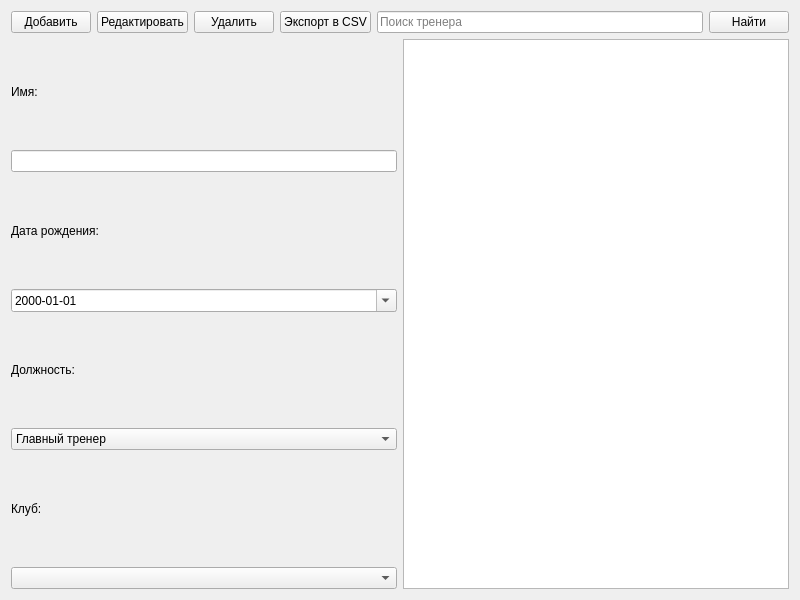
<?xml version="1.0" encoding="UTF-8"?>
<ui version="4.0">
 <class>AdminCoachPage</class>
 <widget class="QWidget" name="AdminCoachPage">
  <property name="geometry">
   <rect>
    <x>0</x>
    <y>0</y>
    <width>800</width>
    <height>600</height>
   </rect>
  </property>
  <property name="windowTitle">
   <string>Тренеры</string>
  </property>
  <layout class="QVBoxLayout" name="verticalLayout">
   <item>
    <layout class="QHBoxLayout" name="topLayout">
     <item>
      <widget class="QPushButton" name="addButton">
       <property name="text">
        <string>Добавить</string>
       </property>
      </widget>
     </item>
     <item>
      <widget class="QPushButton" name="editButton">
       <property name="text">
        <string>Редактировать</string>
       </property>
      </widget>
     </item>
     <item>
      <widget class="QPushButton" name="deleteButton">
       <property name="text">
        <string>Удалить</string>
       </property>
      </widget>
     </item>
     <item>
      <widget class="QPushButton" name="exportButton">
       <property name="text">
        <string>Экспорт в CSV</string>
       </property>
      </widget>
     </item>
     <item>
      <widget class="QLineEdit" name="searchEdit">
       <property name="placeholderText">
        <string>Поиск тренера</string>
       </property>
      </widget>
     </item>
     <item>
      <widget class="QPushButton" name="searchButton">
       <property name="text">
        <string>Найти</string>
       </property>
      </widget>
     </item>
    </layout>
   </item>
   <item>
    <layout class="QHBoxLayout" name="mainLayout">
     <item>
      <layout class="QVBoxLayout" name="inputFieldsLayout">
       <item>
        <widget class="QLabel" name="nameLabel">
         <property name="text">
          <string>Имя:</string>
         </property>
        </widget>
       </item>
       <item>
        <widget class="QLineEdit" name="nameEdit"/>
       </item>
       <item>
        <widget class="QLabel" name="birthLabel">
         <property name="text">
          <string>Дата рождения:</string>
         </property>
        </widget>
       </item>
       <item>
        <widget class="QDateEdit" name="birthDateEdit">
         <property name="displayFormat">
          <string>yyyy-MM-dd</string>
         </property>
         <property name="calendarPopup">
          <bool>true</bool>
         </property>
        </widget>
       </item>
       <item>
        <widget class="QLabel" name="jobLabel">
         <property name="text">
          <string>Должность:</string>
         </property>
        </widget>
       </item>
       <item>
        <widget class="QComboBox" name="jobComboBox">
         <property name="editable">
          <bool>false</bool>
         </property>
         <item>
          <property name="text">
           <string>Главный тренер</string>
          </property>
         </item>
         <item>
          <property name="text">
           <string>Помощник главного тренера</string>
          </property>
         </item>
         <item>
          <property name="text">
           <string>Тренер вратарей</string>
          </property>
         </item>
         <item>
          <property name="text">
           <string>Тренер по тактике</string>
          </property>
         </item>
         <item>
          <property name="text">
           <string>Тренер по физподготовке</string>
          </property>
         </item>
        </widget>
       </item>
       <item>
        <widget class="QLabel" name="clubLabel">
         <property name="text">
          <string>Клуб:</string>
         </property>
        </widget>
       </item>
       <item>
        <widget class="QComboBox" name="clubComboBox"/>
       </item>
      </layout>
     </item>
     <item>
      <widget class="QTableView" name="tableView"/>
     </item>
    </layout>
   </item>
  </layout>
 </widget>
 <resources/>
 <connections/>
</ui>
